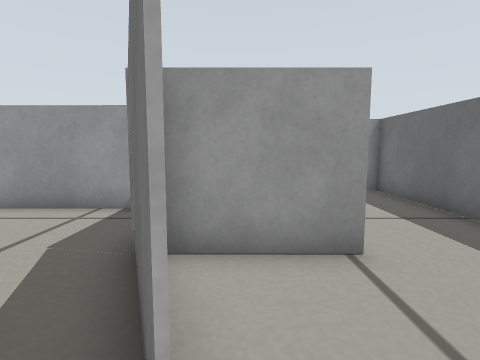
view 1 (above)

22 first-person views from a walk through a Gazebo world. The camera is 0.29 m above the floor, tilts 6° down and sees 80° across. The floor is counted in squares, 0.2 m on a side. Each view is taken from the middle of a square. On the plan, view 1 faces up. The plan holds only what a view shows up to about 14 squares ahead; the rest is blank.

view 2
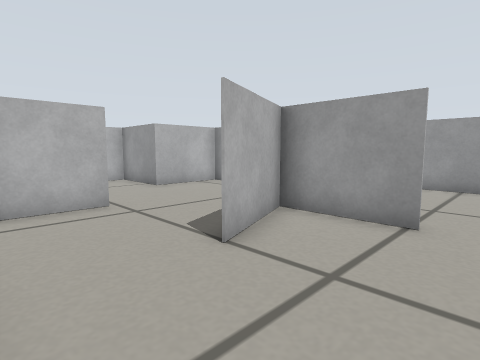

view 3
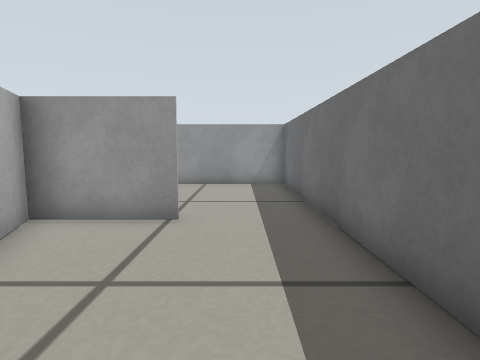

view 4
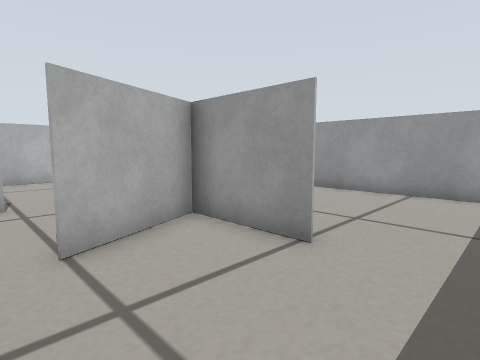

view 5
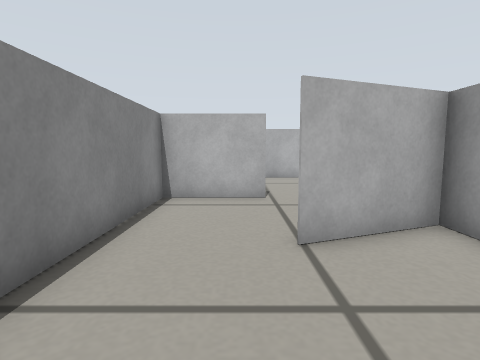

view 6
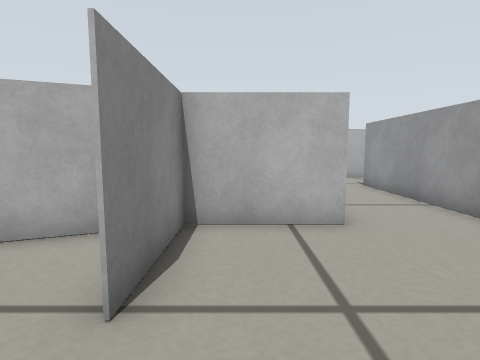

view 7
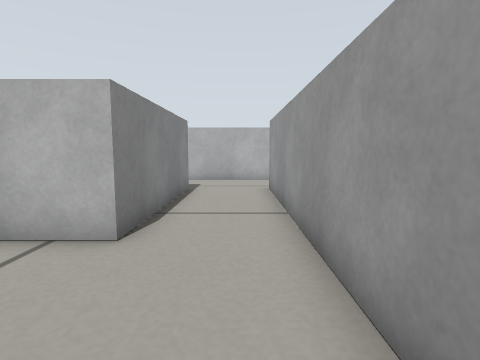

view 8
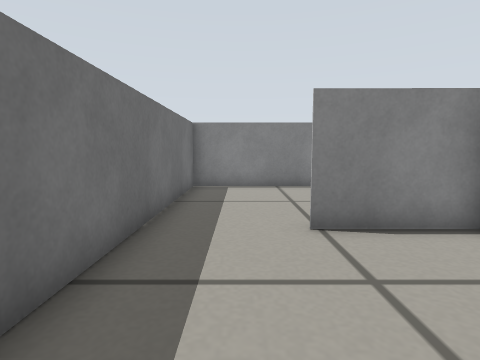

view 9
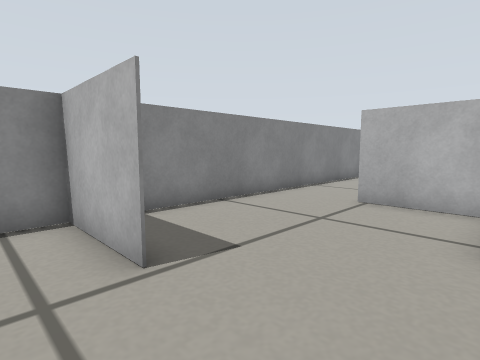

view 10
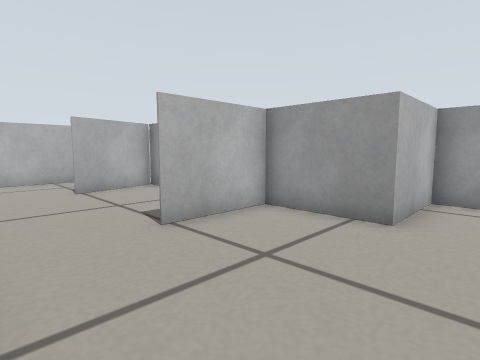

view 11
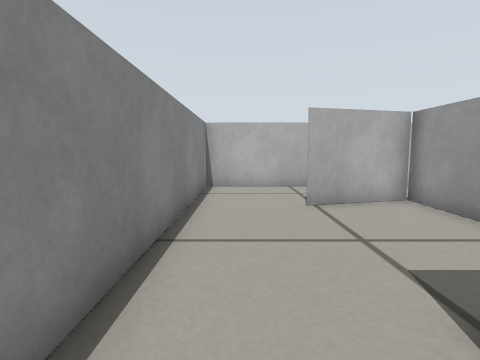

view 12
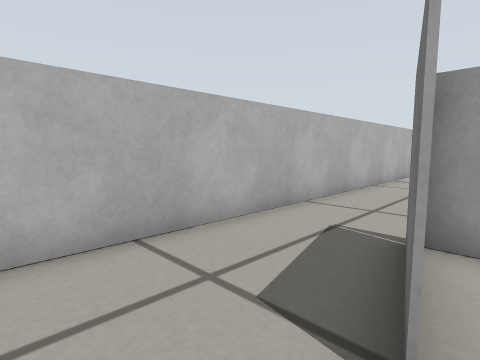

view 13
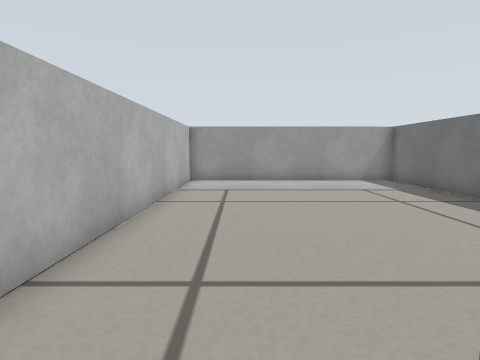

view 14
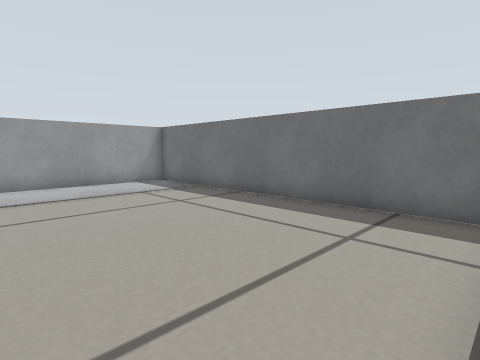

view 15
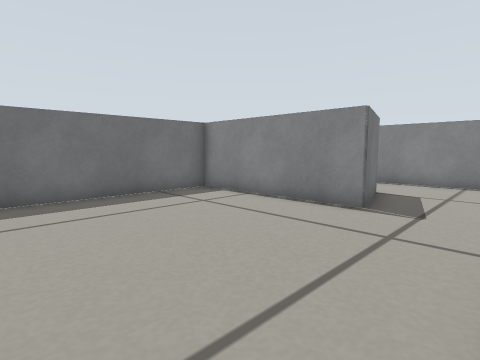

view 16
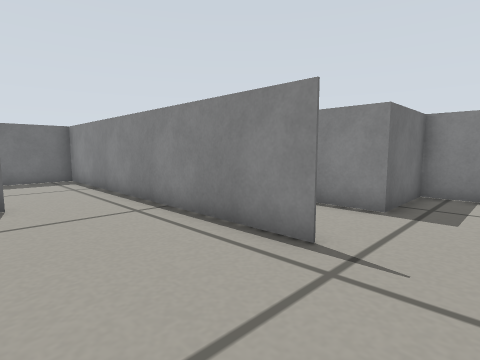

view 17
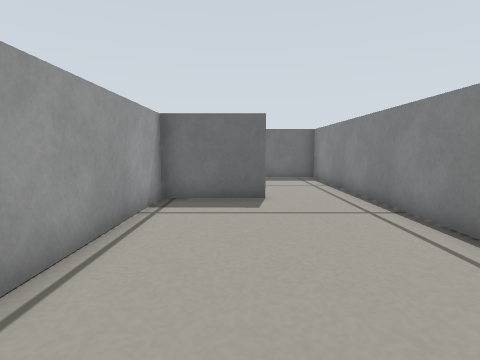

view 18
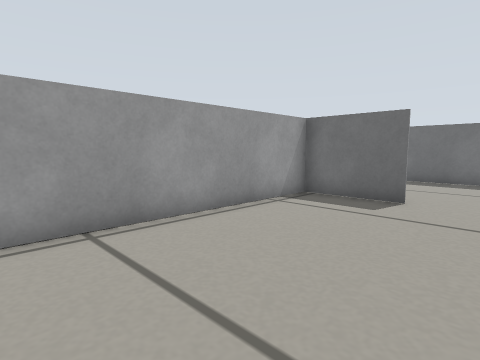

view 19
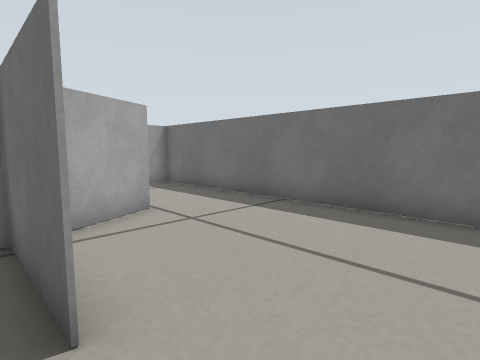

view 20
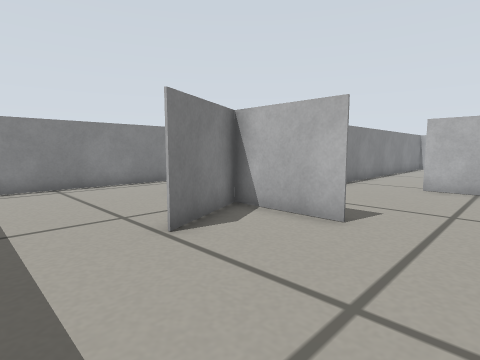

view 21
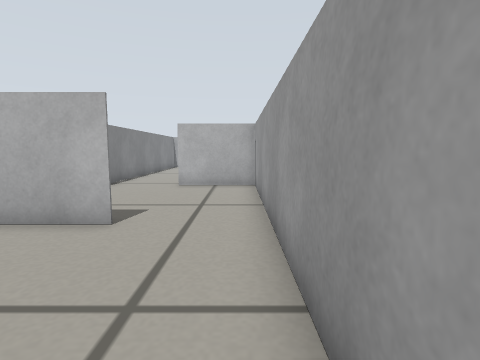

view 22
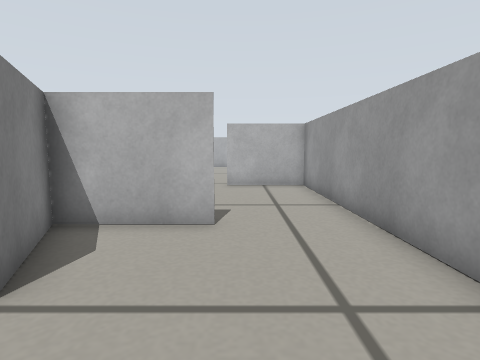

### Floor plan
Points are (right, up) in squares from view 1. A wall is a line through its corners. A room is listed if a view was taken in it or the views show most of it. See-through windows are left out.
Room 1 (views 1, 2, 3, 4, 5, 9)
walls: (1.8, 3.8) (-1.6, 3.8); (-4.5, 0.9) (-4.5, -2.3) (4.9, -2.3) (4.9, 3.4); (-2.7, 7) (-4.5, 7)
ways out: opening at (3, 4) to room 2; opening at (-5, 3.5) to room 3
objects: barrier (-1, 1) to (0, 3)
Room 2 (views 6, 7, 8)
walls: (4.9, 10.1) (-7.9, 10.1); (-9.2, 3.9) (-7.8, 3.9) (-7.8, 7.1) (-1.4, 7) (-1.4, 3.9) (1.8, 3.9); (4.9, 3.4) (4.9, 9.9); (-10.9, 9.5) (-10.9, 6.5)
ways out: opening at (3, 4) to room 1; opening at (-9, 10) to room 6
Room 3 (views 10, 11)
walls: (-11.6, -2.3) (-6.1, -2.3); (-4.5, 7) (-7.7, 7) (-7.7, 3.9) (-10.9, 3.9) (-10.9, 0.6)
ways out: opening at (-5, 3.5) to room 1; opening at (-11, -1) to room 4
Room 4 (views 12, 13)
walls: (-14.7, 3.9) (-17.3, 3.9); (-20.3, 3.4) (-20.3, -2.3) (-11.6, -2.3)
ways out: opening at (-11, -1) to room 3; opening at (-19, 4) to room 5
objects: barrier (-17, 1) to (-16, 3)
Room 5 (views 14, 15)
walls: (-17.3, 4) (-10.9, 3.9) (-10.9, 16.4) (-20.3, 16.3) (-20.3, 3.4)
ways out: opening at (-19, 4) to room 4
Room 6 (views 16, 17, 18, 19)
walls: (-7.9, 10.1) (-1.5, 10.1); (-1.5, 13.2) (-1.5, 16.4) (-10.9, 16.4); (-10.9, 10.5) (-10.9, 9.5)
ways out: opening at (-9, 10) to room 2; opening at (-1, 12) to room 7
Room 7 (views 20, 21, 22)
walls: (-1.4, 19.6) (-1.4, 16.4); (-1.5, 10.1) (4.9, 10.2); (4.9, 9.9) (4.9, 22.6) (-7.7, 22.6) (-7.7, 19.4)
ways out: opening at (-1, 12) to room 6; opening at (-8, 18)
objects: barrier (-1, 17) to (1, 17)

Where each view was taken, in squares from view 1:
view 1: 0 up, 0 right, facing up
view 2: 2 down, 3 right, facing up-left
view 3: 2 down, 3 right, facing up
view 4: 0 up, 4 right, facing up-left
view 5: 0 up, 4 right, facing left
view 6: 5 up, 4 right, facing left
view 7: 9 up, 3 right, facing left
view 8: 9 up, 3 right, facing down
view 9: 4 up, 3 left, facing down-left
view 10: 2 down, 6 left, facing up-left
view 11: 1 down, 9 left, facing left
view 12: 1 down, 16 left, facing up-left
view 13: 3 up, 18 left, facing up
view 14: 4 up, 18 left, facing up-right
view 15: 11 up, 20 left, facing down-right
view 16: 14 up, 10 left, facing down-right
view 17: 14 up, 10 left, facing right
view 18: 11 up, 10 left, facing up-right
view 19: 11 up, 2 left, facing up-right
view 20: 22 up, 4 right, facing down-left
view 21: 22 up, 4 right, facing left
view 22: 20 up, 4 right, facing left
